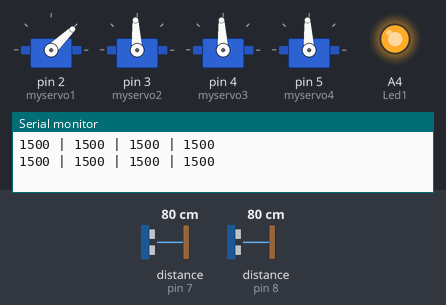
This sketch was run on a simulated Arduino Uno, built with avr-gcc and run on an emulated ATmega328P. Shown: 4 × servo, output pins drawn as LEDs (lit = HIGH), the last lines printed to the serial monitor. Wiring (inferred from the names in the program): ultrasonic range finder: trigger pin 6; echo pin 7. The test bench sets the inputs (shaded band); at power-on: distance to the obstacle (sensors on pin 7, pin 8) 80 cm. The echo pulse lasts 58.3 µs per cm; pins used as bus, display or sensor lines are not drawn.

Above: at 1.2 s.
1.3 s: distance to the obstacle (sensor on pin 7) set to 2 cm
At 3.1 s:
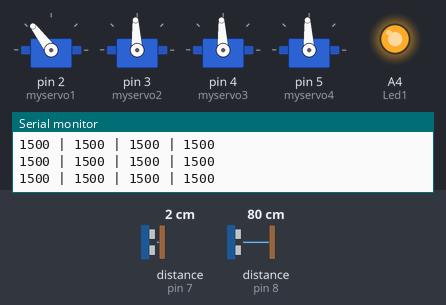
4.8 s: distance to the obstacle (sensor on pin 7) set to 9 cm
At 6.4 s:
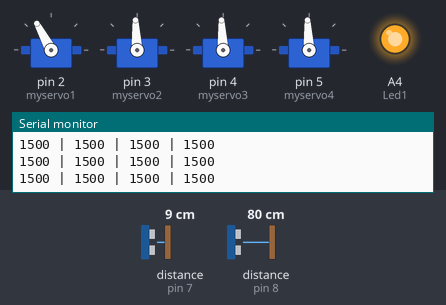
9.1 s: distance to the obstacle (sensor on pin 7) set to 35 cm
At 10.8 s:
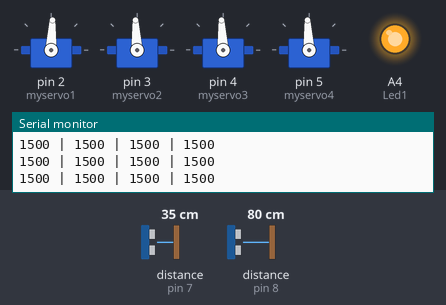
13.4 s: distance to the obstacle (sensor on pin 8) set to 22 cm
16.9 s: distance to the obstacle (sensor on pin 8) set to 18 cm
At 18.6 s:
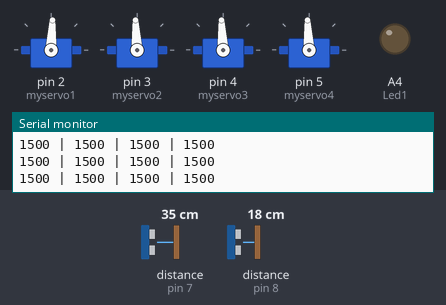
Timing chart, 0 to 20.1 s (numbered marks = the images above; inputs shaded):
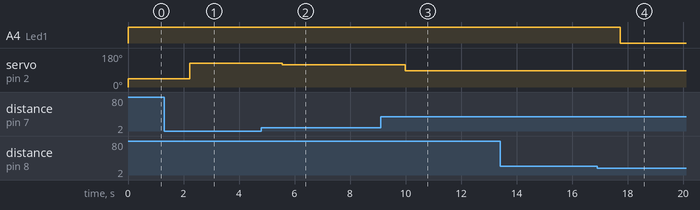

The sketch:

kaist_sonic_org.ino
```cpp
#include <Servo.h>
#include <PID_v1.h>

Servo myservo1;
Servo myservo2;
Servo myservo3;
Servo myservo4;

const int TrigPin = 6;
const int EchoPin = 7;
const int ModeSwitch = 8;
const int Led1 = A4;
const int MuxSwitch = A5;

//Define Variables we'll be connecting to
double Setpoint, Input, Output, Input_temp;
double mode_switch_val;

//Specify the links and initial tuning parameters
PID myPID(&Input, &Output, &Setpoint, 2, 5, 1, DIRECT);


int command_array[5] = {1500, 1500, 1500, 1500, 1500};   // a string to hold incoming data
unsigned char command_cnt = 0;         // a string to hold incoming data
unsigned char auto_thro_first_flg = 1;         // a string to hold incoming data
boolean stringComplete = false;  // whether the string is complete

void setup()
{
  Serial.begin(9600);

  pinMode(TrigPin, OUTPUT);
  pinMode(EchoPin, INPUT);
  pinMode(ModeSwitch, INPUT);
  pinMode(Led1, OUTPUT);
  pinMode(MuxSwitch, OUTPUT);
  digitalWrite(MuxSwitch, HIGH);  //rc controller
  digitalWrite(Led1, HIGH);
  myservo1.attach(2);
  myservo2.attach(3);
  myservo3.attach(4);
  myservo4.attach(5);

  myservo1.writeMicroseconds(Output);
  myservo2.writeMicroseconds(1500);
  myservo3.writeMicroseconds(1500);
  myservo4.writeMicroseconds(1500);

  //initialize the variables we're linked to
  Setpoint = 50.0;
  myPID.SetOutputLimits(1000, 2000);
  myPID.SetMode(AUTOMATIC);
  digitalWrite(Led1, LOW);
}
void loop()
{
  mode_switch_val = pulseIn(ModeSwitch, HIGH);

  if (mode_switch_val > 1200)
  {
    digitalWrite(MuxSwitch, LOW);
    digitalWrite(Led1, HIGH);
    if (auto_thro_first_flg == 1)
    {
      Setpoint = 30.0;
      Input = 30.0; // 5.0
      Output = 1500; // 1000
      myPID.SetMode(AUTOMATIC);
      auto_thro_first_flg = 0;
    }

    digitalWrite(TrigPin, LOW);
    delayMicroseconds(2);
    digitalWrite(TrigPin, HIGH);
    delayMicroseconds(10);
    digitalWrite(TrigPin, LOW);
    Input_temp = pulseIn(EchoPin, HIGH) / 58.0;
    if (Input_temp < 500 && Input_temp > 1)
    {
      Input = Input_temp;
    }
    myPID.Compute();
    myservo1.writeMicroseconds(Output);
    myservo2.writeMicroseconds(command_array[1]);
    myservo3.writeMicroseconds(command_array[2]);
    myservo4.writeMicroseconds(command_array[3]);

      Serial.print(command_array[0]);
     Serial.print(" | ");
     Serial.print(command_array[1]);
      Serial.print(" | ");
     Serial.print(command_array[2]);
      Serial.print(" | ");
      Serial.print(command_array[3]);
      Serial.println();
    //Serial.print(Input);
    //Serial.print(" | ");
    //Serial.print(Output);
    //Serial.println();
    delay(100);
  }
  else
  {
    auto_thro_first_flg = 1;
    digitalWrite(MuxSwitch, HIGH);
    digitalWrite(Led1, LOW);
    Input = 60.0;
    myPID.SetMode(0);

    // myPID.Compute();
  }
}

void serialEvent() {
  while (Serial.available()) {
    // get the new byte:
    int inChar = (unsigned char)Serial.read();
    // add it to the inputString:
    if (inChar == 0x00)
    {
      command_cnt = 0;
    }
    else
    {
      command_array[command_cnt++] = 980 + (inChar * 4);
    }
  }
}
```

Measured:
- the behaviour switches between 21 and 20 cm on distance to the obstacle (sensor on pin 8) (found by bisection; images 3 and 4)
- after the input at 1.3 s, servo on pin 2 (myservo1): 44° → 127° after 0.93 s
- after the input at 4.8 s, servo on pin 2 (myservo1): 127° → 118° after 0.75 s
- after the input at 9.1 s, servo on pin 2 (myservo1): 118° → 87° after 0.88 s
- after the input at 16.9 s, A4 (Led1): HIGH → LOW after 0.83 s
